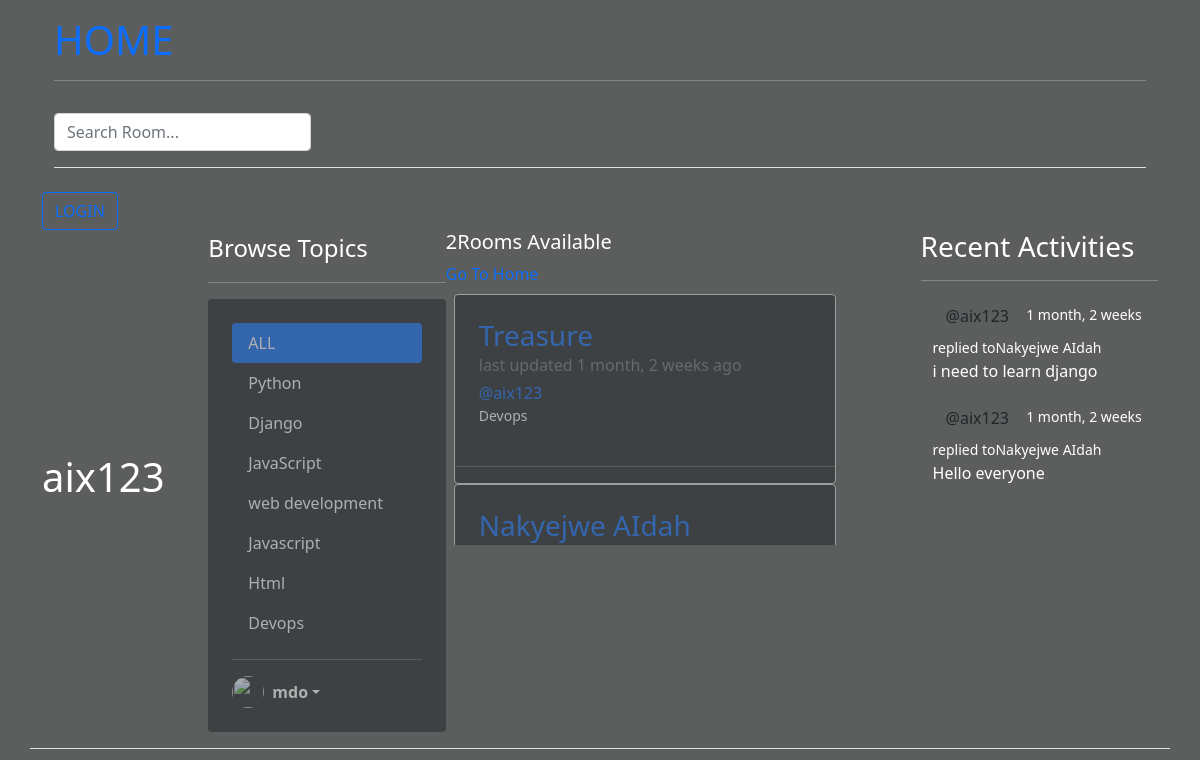
Screenshot of /profile/6/ with the database file from the repository.
### prog/models.py (models this page shows, shortened)
class Topic(models.Model):
    name = models.CharField(max_length=200)

class Room(models.Model):
    host =models.ForeignKey(User, on_delete=models.SET_NULL, null=True)
    topic = models.ForeignKey(Topic, on_delete=models.SET_NULL, null=True)
    name = models.CharField(max_length=200)
    description = models.TextField(null=True, blank=True)
    participants = models.ManyToManyField(User, related_name='participants', blank=True)
    updated = models.DateTimeField(auto_now=True)
    created = models.DateTimeField(auto_now_add=True)
    def __str__(self):
        return self.name
    class Meta:
        ordering = ['-updated','-created']

class Message(models.Model):
    user = models.ForeignKey(User, on_delete=models.CASCADE)
    room = models.ForeignKey(Room, on_delete=models.CASCADE)
    body = models.TextField()
    updated = models.DateTimeField(auto_now=True)
    created = models.DateTimeField(auto_now_add=True)
    def __str__(self):
        return self.body[:50]
    class Meta:
        ordering = ['-updated','-created']

### prog/views.py (the view)
# urls.py: path('profile/<str:pk>/', views.profile, name='profile'),
def profile(request,pk):
    user = User.objects.get(id=pk)
    rooms = user.room_set.all()
    room_message = user.message_set.all()
    topics=Topic.objects.all()
    context={'user':user, 'rooms':rooms,'room_message':room_message, 'topics':topics}
    return render(request, 'prog/profile.html', context)

### prog/templates/prog/profile.html (shortened to what this page needs)
{% extends 'main.html' %}
{% block content %}
<h1>{{user.username}}</h1>
<div class="home-container d-flex">
    <div class="col-md-3">
        {% include 'prog/topic_component.html' %}
    </div>
    <div class="col-md-6">
        <h5>{{rooms.count}}Rooms Available</h5>
        <a href="{% url 'home' %}">Go To Home</a>
        {%include 'prog/feed_component.html'%}
    </div>
    <div class="col-md-3">
        {% include 'prog/activity_component.html' %}
    </div >
</div>
{% endblock %}

### prog/templates/prog/topic_component.html (shortened to what this page needs)
<span class="fs-4">Browse Topics</span>
<hr>
<div class="col-12 d-flex flex-column rounded text-white bg-dark p-4">
    <ul class=" feed-comp nav nav-pills flex-column mb-auto">
        <li class="nav-item">
        <a href="{% url 'home'%}" class="nav-link active" aria-current="page">
            ALL
        </a>
        </li>
        {% for topic in topics %}
        <li>
        <a href="{% url 'home'%}?q={{topic.name}}" class="nav-link text-white">
            {{topic.name}}
        </a>
        </li>
        {% endfor %}
    </ul>
    <hr>
    <div class="dropdown">
        <a href="#" class="d-flex align-items-center text-white text-decoration-none dropdown-toggle" id="dropdownUser1" data-bs-toggle="dropdown" aria-expanded="false">
        <img src="https://github.com/mdo.png" alt="" width="32" height="32" class="rounded-circle me-2">
        <strong>mdo</strong>
        </a>
    </div>
</div>

### prog/templates/prog/feed_component.html (shortened to what this page needs)
<div class="feed-comp m-2">
  {% for room in rooms%}
    <div class="feed col-md-10">
      <div class=" align-items-center border rounded overflow-hidden shadow-sm h-md-250 bg-dark">
        <div class="col p-4 d-flex flex-column rounded">
          <h3 class="mb-0"><a href="{% url 'room' room.id %}">{{room.name}}</a></h3>
          <div class="mb-1 text-muted">last updated {{room.updated|timesince}} ago</div>
          <p class="mb-auto"><a href="{% url 'profile' room.host.id%}">@{{room.host.username}}</a></p>
          <small>{{room.topic.name}}</small>
        </div>
        <hr>
      </div>
    </div>
    {% endfor %}
  </div>

### prog/templates/prog/activity_component.html (shortened to what this page needs)
<h3>Recent Activities</h3>
        <hr>
        {% for message in room_message %}
        <div>
                <div class="container">
                    <small><a href="{% url 'profile' message.user.id %}" class="btn">@{{message.user}}</a></small>
                   <small> {{message.created|timesince}}</small>
                    <small>replied to{{message.room}}</small>
                    <p>{{message}}</p>
                </div>
        </div>
        {% endfor %}

### static/styles/main.css (style rules this page uses)
body { background-color:rgba(86, 88, 88, 0.959) !important; color: #fff; }
.bg-dark { opacity: 0.5 !important; }
a { text-decoration: none!important; }

### prog/templates/prog/topic_component.html (style rules this page uses)
.feed-comp { height:200%; overflow-y: scroll; }

### prog/templates/prog/feed_component.html (style rules this page uses)
.feed-comp { height:50%; overflow-y: scroll; }

### rows the page displays
Topic: name "Python"
Topic: name "Django"
Topic: name "JavaScript"
Topic: name "web development"
Topic: name "Javascript"
Topic: name "Html"
Topic: name "Devops"
Room: name "Treasure", updated "1 month, 2 weeks", host.username "aix123", topic.name "Devops"
Room: name "Nakyejwe AIdah"
Message: user "aix123", created "1 month, 2 weeks", room "Nakyejwe AIdah", body "i need to learn django"
Message: user "aix123", created "1 month, 2 weeks", room "Nakyejwe AIdah", body "Hello everyone"

### other values shown
{{ user.username }} "aix123"
{{ rooms.count }} "2"
